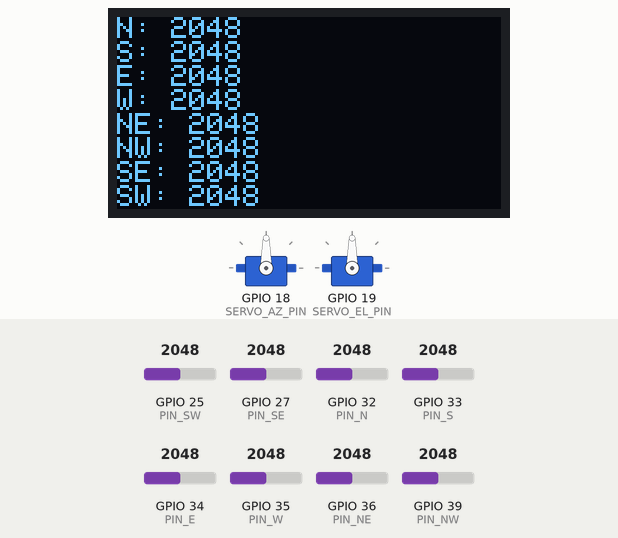
Recording of a sketch running on a simulated ESP32. On the bench: 128×64 one-colour display, 2 × servo. Inputs (shaded band) come from the test bench; at power-on: GPIO 25 (PIN_SW) = 2048, GPIO 32 (PIN_N) = 2048, GPIO 27 (PIN_SE) = 2048, GPIO 33 (PIN_S) = 2048, GPIO 34 (PIN_E) = 2048, GPIO 35 (PIN_W) = 2048, GPIO 36 (PIN_NE) = 2048, GPIO 39 (PIN_NW) = 2048 (analog values on the 0–4095 scale). WiFi joins after 1.5 s; servers stay silent unless stated; what the sketch prints to the serial monitor is not drawn.

Above: at 3.1 s.
3.2 s: GPIO 25 (PIN_SW) set to 2209
At 3.9 s:
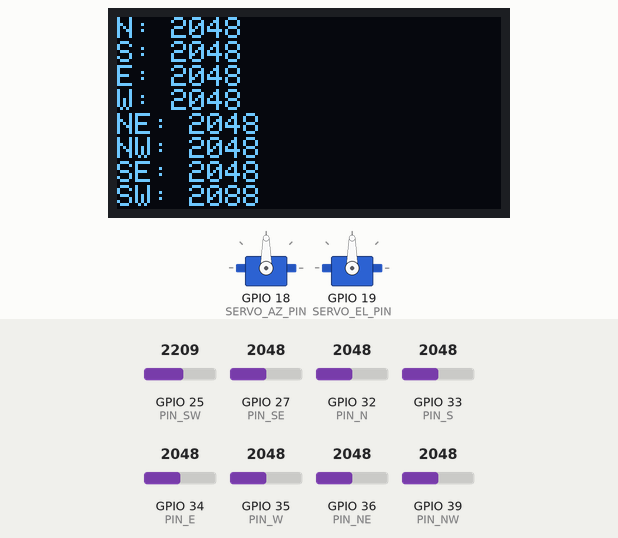
5.5 s: GPIO 25 (PIN_SW) set to 2290
At 7.6 s:
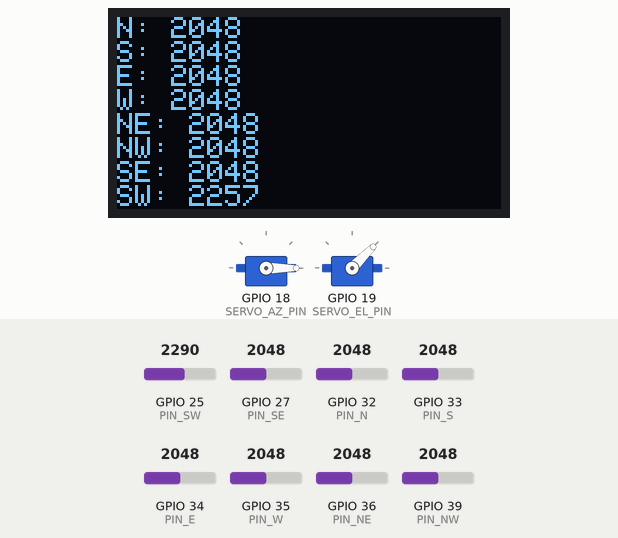
8.6 s: GPIO 32 (PIN_N) set to 2434
At 9.3 s:
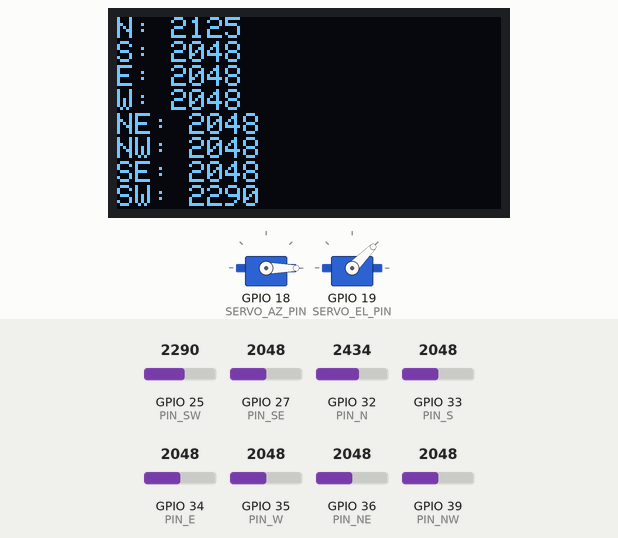
10.9 s: GPIO 32 (PIN_N) set to 2540
At 13.8 s:
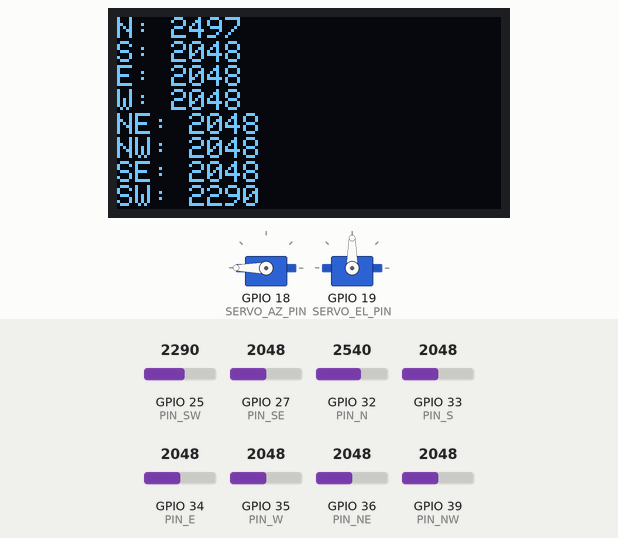
14.0 s: GPIO 27 (PIN_SE) set to 2673
At 14.6 s:
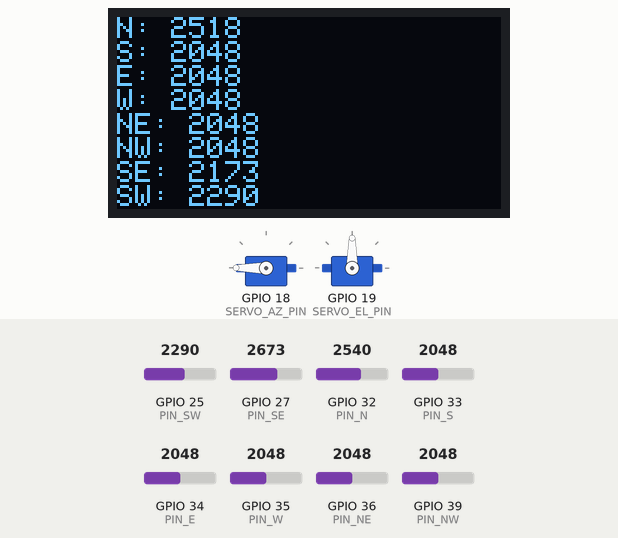
16.2 s: GPIO 27 (PIN_SE) set to 2766
At 18.34 s:
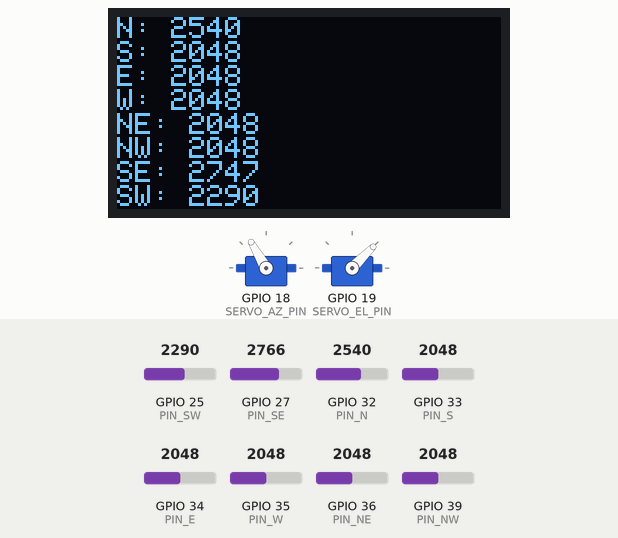
Timing chart, 0 to 20.3 s (numbered marks = the images above; inputs shaded):
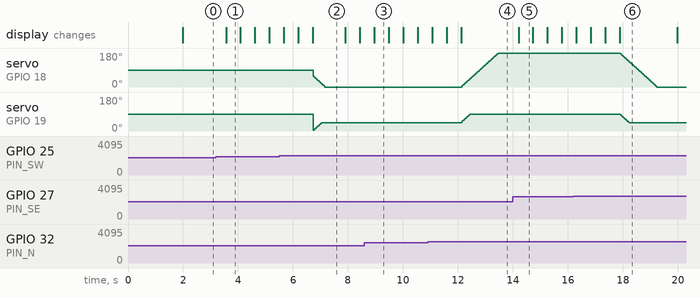

Measured:
- the behaviour switches between 2247 and 2248 on GPIO 25 (PIN_SW) (found by bisection; images 1 and 2)
- the behaviour switches between 2489 and 2490 on GPIO 32 (PIN_N) (found by bisection; images 3 and 4)
- the behaviour switches between 2739 and 2740 on GPIO 27 (PIN_SE) (found by bisection; images 5 and 6)
- after the input at 3.2 s, the display: changes after 0.37 s (image 1)
- after the input at 5.5 s, servo on GPIO 18 (SERVO_AZ_PIN): moves from 90° to 0° over 0.42 s, starting after 1.2 s; the display: first changes after 0.17 s (image 2 shows a later state)
- after the input at 8.6 s, the display: changes after 0.36 s (image 3)
- after the input at 10.9 s, servo on GPIO 18 (SERVO_AZ_PIN): moves from 0° to 180° over 1.3 s, starting after 1.2 s; servo on GPIO 19 (SERVO_EL_PIN): moves from 45° to 90° over 0.33 s, starting after 1.2 s; the display: first changes after 0.17 s (image 4 shows a later state)
- after the input at 16.2 s, servo on GPIO 18 (SERVO_AZ_PIN): moves from 180° to 0° over 1.3 s, starting after 1.7 s; servo on GPIO 19 (SERVO_EL_PIN): moves from 90° to 45° over 0.33 s, starting after 1.7 s; the display: first changes after 0.11 s (image 6 shows a later state)

The sketch:

solar_tracker.ino
```cpp
/*
  Solar Tracker – ESP32
  8 LDR sensors, 2 servos (AZ + EL), OLED display, WebSocket telemetry
*/
#include <WiFi.h>
#include <Wire.h>
#include <Adafruit_SSD1306.h>
#include <ESP32Servo.h>
#include <ArduinoWebsockets.h>

using namespace websockets;

// ─── OLED ────────────────────────────────────────────────────────────────────
#define SCREEN_WIDTH 128
#define SCREEN_HEIGHT 64
Adafruit_SSD1306 display(SCREEN_WIDTH, SCREEN_HEIGHT, &Wire, -1);

// ─── LDR PINS (ADC1 only – safe with WiFi) ───────────────────────────────────
constexpr int PIN_N  = 32, PIN_S  = 33, PIN_E  = 34, PIN_W  = 35;
constexpr int PIN_NE = 36, PIN_NW = 39, PIN_SE = 27, PIN_SW = 25; // update to your actual ADC1 pins

// ─── SERVO PINS & POSITIONS ───────────────────────────────────────────────────
constexpr int SERVO_AZ_PIN = 18, SERVO_EL_PIN = 19;

struct Direction { const char* name; int az; int el; };

// Lookup table – add/remove entries freely
constexpr Direction DIRS[] = {
  {"N",    180, 90},
  {"S",      0, 90},
  {"E",    180,  0},
  {"W",      0,  0},
  {"NE",   180, 45},
  {"NW",   180, 45},
  {"SE",     0, 45},
  {"SW",     0, 45},
};
constexpr int NUM_DIRS = sizeof(DIRS) / sizeof(DIRS[0]);
constexpr int AZ_INIT = 60, EL_INIT = 0;

// ─── WIFI & WEBSOCKET ─────────────────────────────────────────────────────────
constexpr char WIFI_SSID[]  = "Maybrick";
constexpr char WIFI_PASS[]  = "laptopmine";
constexpr char WS_SERVER[]  = "ws://10.127.202.114:8080";

// ─── TUNING ───────────────────────────────────────────────────────────────────
constexpr int DARK_THRESHOLD  = 200;  // below this on ALL sensors → return to init
constexpr int DIFF_THRESHOLD  = 200;  // min gap between brightest & others
constexpr int SMOOTH_SAMPLES  = 5;    // rolling-average window
constexpr int SERVO_STEP      = 2;    // degrees per step
constexpr int SERVO_STEP_MS   = 15;   // ms between steps

// ─── GLOBALS ──────────────────────────────────────────────────────────────────
Servo servoAZ, servoEL;
WebsocketsClient wsClient;
int currentAZ = -1, currentEL = -1;

// Smoothing buffers – one per sensor
int smoothBuf[NUM_DIRS][SMOOTH_SAMPLES];
int smoothBufIdx = 0;
bool smoothBufFull = false;

// ─── HELPERS ──────────────────────────────────────────────────────────────────
int smoothRead(int newVal, int* buf) {
  buf[smoothBufIdx] = newVal;
  int count = smoothBufFull ? SMOOTH_SAMPLES : (smoothBufIdx + 1);
  int sum = 0;
  for (int i = 0; i < count; i++) sum += buf[i];
  return sum / count;
}

void moveTo(int az, int el) {
  az = constrain(az, 0, 180);
  el = constrain(el, 0, 180);
  if (az == currentAZ && el == currentEL) return;

  servoAZ.attach(SERVO_AZ_PIN);
  servoEL.attach(SERVO_EL_PIN);

  int a = (currentAZ < 0) ? az : currentAZ;
  int e = (currentEL < 0) ? el : currentEL;

  while (a != az || e != el) {
    if      (a < az) a = min(a + SERVO_STEP, az);
    else if (a > az) a = max(a - SERVO_STEP, az);
    if      (e < el) e = min(e + SERVO_STEP, el);
    else if (e > el) e = max(e - SERVO_STEP, el);

    servoAZ.write(a);
    servoEL.write(e);
    delay(SERVO_STEP_MS);
    yield();
  }

  currentAZ = az;
  currentEL = el;
  delay(200); yield();

  servoAZ.detach();  // release holding torque
  servoEL.detach();
}

// ─── WEBSOCKET CALLBACKS ──────────────────────────────────────────────────────
void onMessage(WebsocketsMessage msg) {
  Serial.print("[WS] "); Serial.println(msg.data());
}

void onEvent(WebsocketsEvent event, String) {
  switch (event) {
    case WebsocketsEvent::ConnectionOpened: Serial.println("[WS] Connected");    break;
    case WebsocketsEvent::ConnectionClosed: Serial.println("[WS] Disconnected"); break;
    case WebsocketsEvent::GotPing:          Serial.println("[WS] Ping");         break;
    default: break;
  }
}

// ─── SETUP ────────────────────────────────────────────────────────────────────
void setup() {
  Serial.begin(115200);

  // OLED
  Wire.begin(21, 22);
  Wire.setClock(100000);
  if (!display.begin(SSD1306_SWITCHCAPVCC, 0x3C)) {
    Serial.println("OLED failed"); while (1) delay(1000);
  }
  display.clearDisplay();
  display.setTextSize(1); display.setTextColor(WHITE);
  display.setCursor(10, 20); display.println("Initializing...");
  display.display();

  // ADC
  analogReadResolution(12);
  for (int p : {PIN_N, PIN_S, PIN_E, PIN_W, PIN_NE, PIN_NW, PIN_SE, PIN_SW})
    analogSetPinAttenuation(p, ADC_11db);

  // Smooth buffers
  memset(smoothBuf, 0, sizeof(smoothBuf));

  // Servos – initial position
  moveTo(AZ_INIT, EL_INIT);

  // WiFi
  WiFi.begin(WIFI_SSID, WIFI_PASS);
  Serial.print("WiFi connecting");
  for (int i = 0; i < 20 && WiFi.status() != WL_CONNECTED; i++) {
    delay(500); Serial.print('.');
  }
  Serial.println(WiFi.status() == WL_CONNECTED ? "\nWiFi OK" : "\nWiFi failed");
  if (WiFi.status() == WL_CONNECTED)
    Serial.println(WiFi.localIP());

  // WebSocket
  wsClient.onMessage(onMessage);
  wsClient.onEvent(onEvent);
  if (wsClient.connect(WS_SERVER)) wsClient.ping();
}

// ─── MAIN LOOP ────────────────────────────────────────────────────────────────
void loop() {
  wsClient.poll();
  yield();

  // --- Read & smooth all 8 sensors ---
  int pins[NUM_DIRS] = {PIN_N, PIN_S, PIN_E, PIN_W, PIN_NE, PIN_NW, PIN_SE, PIN_SW};
  int vals[NUM_DIRS];
  for (int i = 0; i < NUM_DIRS; i++)
    vals[i] = smoothRead(analogRead(pins[i]), smoothBuf[i]);

  // Advance shared buffer index
  smoothBufIdx = (smoothBufIdx + 1) % SMOOTH_SAMPLES;
  if (smoothBufIdx == 0) smoothBufFull = true;

  // --- Update OLED ---
  display.clearDisplay();
  display.setCursor(0, 0);
  for (int i = 0; i < NUM_DIRS; i++) {
    display.print(DIRS[i].name); display.print(": ");
    display.println(vals[i]);
  }
  display.display();
  yield();

  // --- All dark → return to init ---
  bool allDark = true;
  for (int i = 0; i < NUM_DIRS; i++) if (vals[i] >= DARK_THRESHOLD) { allDark = false; break; }
  if (allDark) { moveTo(AZ_INIT, EL_INIT); delay(500); return; }

  // --- Find brightest sensor ---
  int maxIdx = 0;
  for (int i = 1; i < NUM_DIRS; i++) if (vals[i] > vals[maxIdx]) maxIdx = i;

  // --- Ignore if no clear winner ---
  bool clearWinner = true;
  for (int i = 0; i < NUM_DIRS; i++)
    if (i != maxIdx && (vals[maxIdx] - vals[i]) < DIFF_THRESHOLD) { clearWinner = false; break; }
  if (!clearWinner) { delay(500); return; }

  // --- Move to brightest direction ---
  moveTo(DIRS[maxIdx].az, DIRS[maxIdx].el);

  // --- Send WebSocket telemetry ---
  String json = "[";
  for (int i = 0; i < NUM_DIRS; i++) {
    json += "{\""; json += DIRS[i].name; json += "\":"; json += vals[i]; json += "}";
    if (i < NUM_DIRS - 1) json += ",";
  }
  json += "]";
  wsClient.send(json);

  delay(500);
}
```
